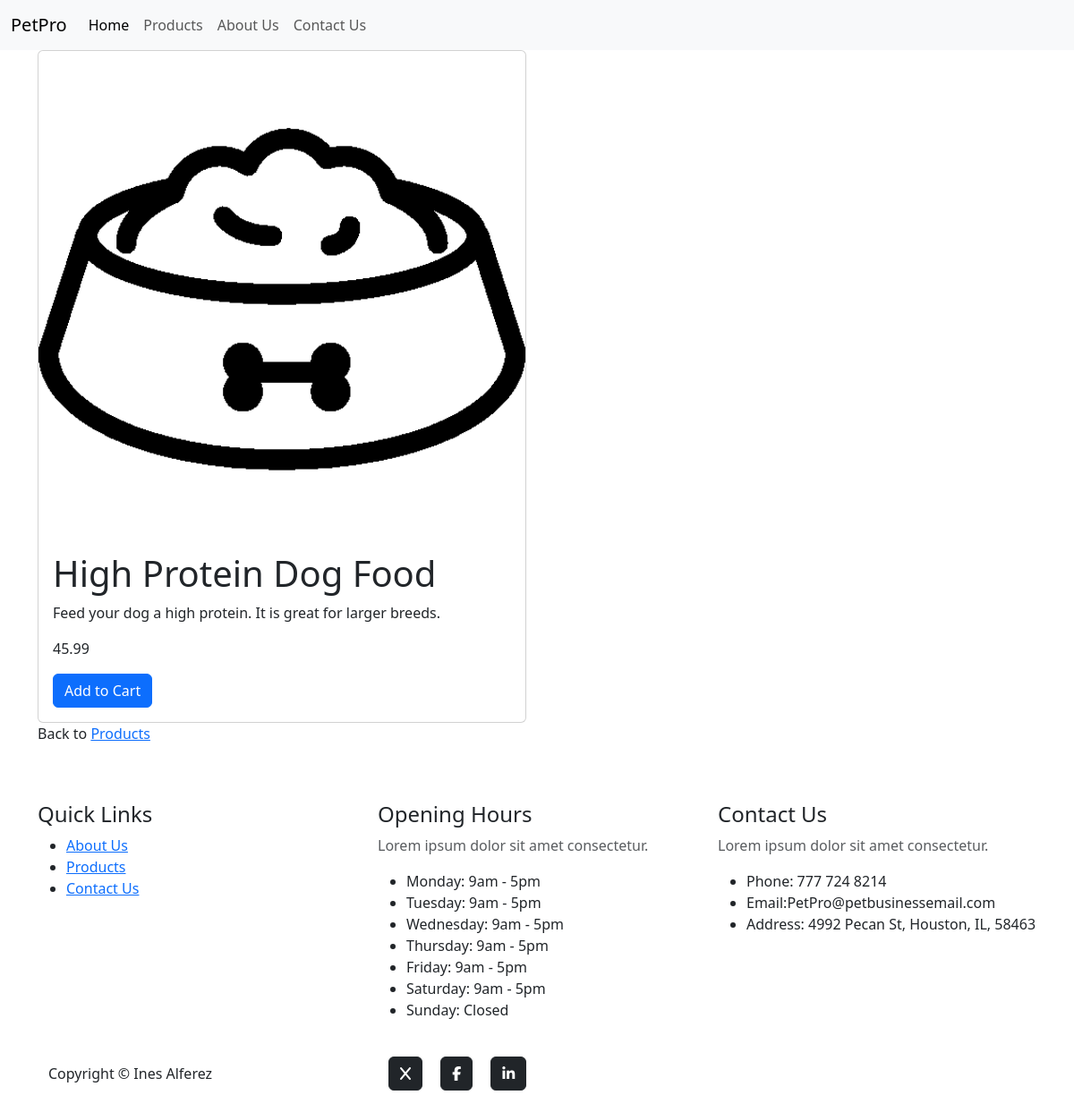
/products/4/, run on the app's committed database.
### products/models.py (models this page shows)
class Product(models.Model):
    name = models.CharField(max_length=255)
    price = models.FloatField()
    description = models.TextField()
    stock = models.IntegerField()

### products/views.py (the view)
# urls.py: path('products/<int:pk>/', views.product_details, name='product_details'),
def product_details(request, pk):
    product = get_object_or_404(Product, pk=pk)
    if request.method == 'POST':
        cart_item, created = Cart.objects.get_or_create(product=product)
        if not created:
            cart_item.quantity += 1
            cart_item.save()
        return redirect('product_details', pk=pk)
    context = {
        'product': product,
    }
    return render(request, 'details.html', context)

### products/templates/details.html (shortened to what this page needs)
{% extends "base.html" %}
{% block content %}
<div class="container">
    <div class="row">
        <div class="col-md-6">
            <div class="card">
                <img src="/static/images/food1.jpg" class="card-img-top" alt="{{ product.name }}">
                <div class="card-body">
                    <h1 class="card-title">{{ product.name }}</h1>
                    <p class="card-text">{{ product.description }}</p>
                    <p class="card-text">{{ product.price }}</p>
                    <form method="POST" action="{% url 'add_to_cart' product.id %}">
                        <button type="submit" class="btn btn-primary">Add to Cart</button>
                    </form>
                </div>
            </div>
        </div>
    </div>
    <div class="row">
        <div class="col-md-12">
            <p>Back to <a href="/products">Products</a></p>
        </div>
    </div>
</div>
{% endblock %}

### data on the page
Product: name "High Protein Dog Food", description "Feed your dog a high protein. It is great for larger breeds.", price "45.99"
